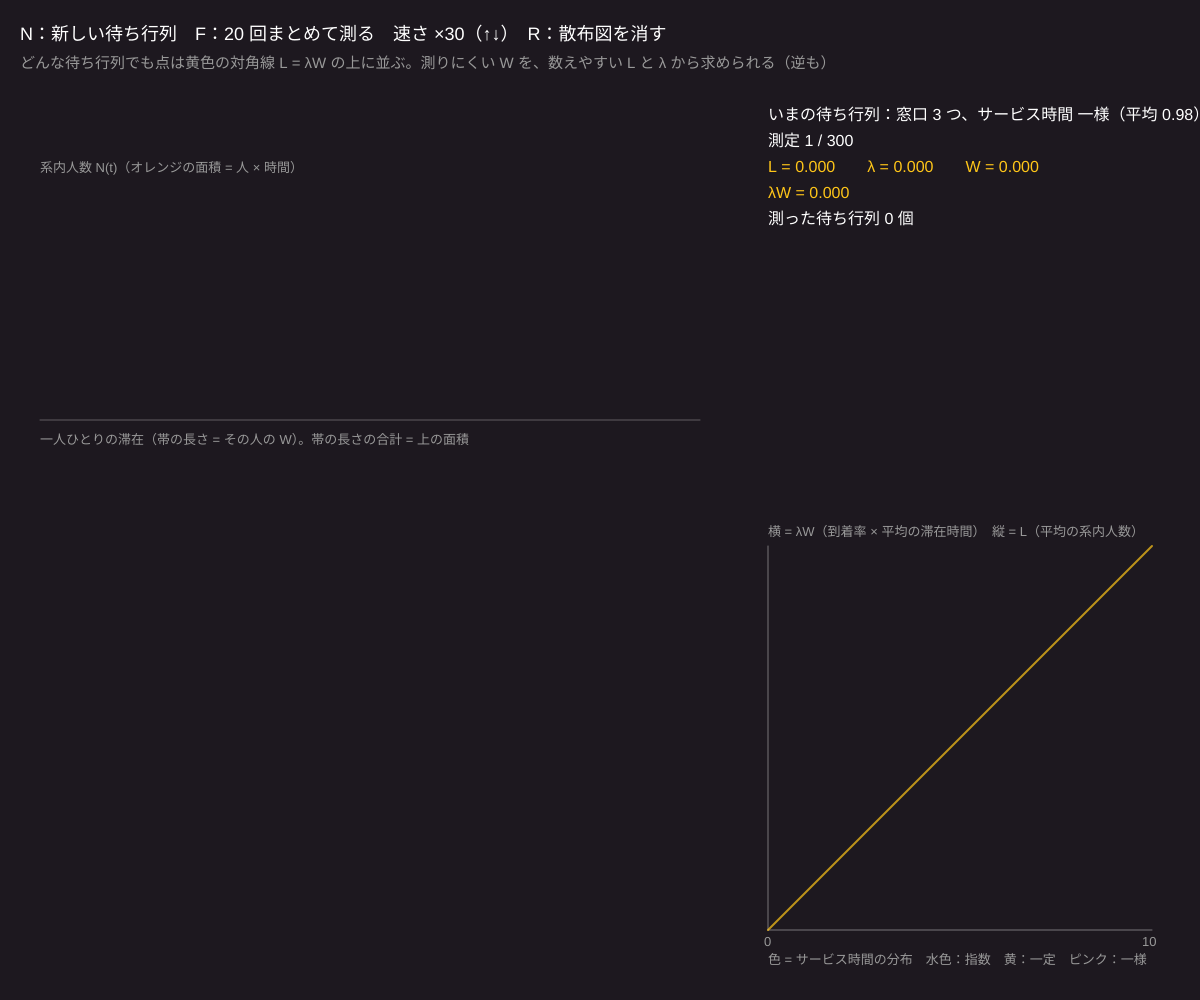
Frame 1 (no input)
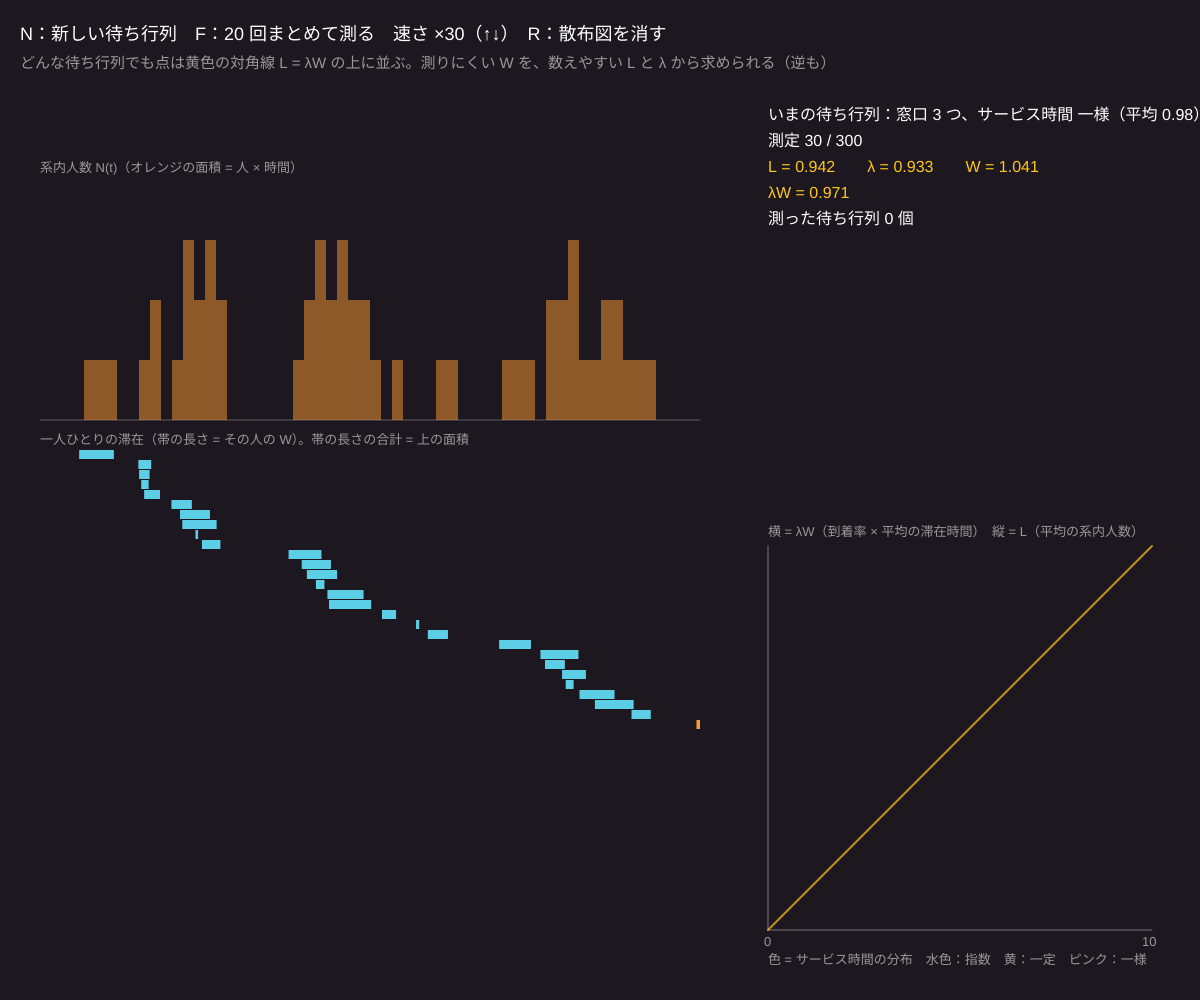
Frame 60 (no input)
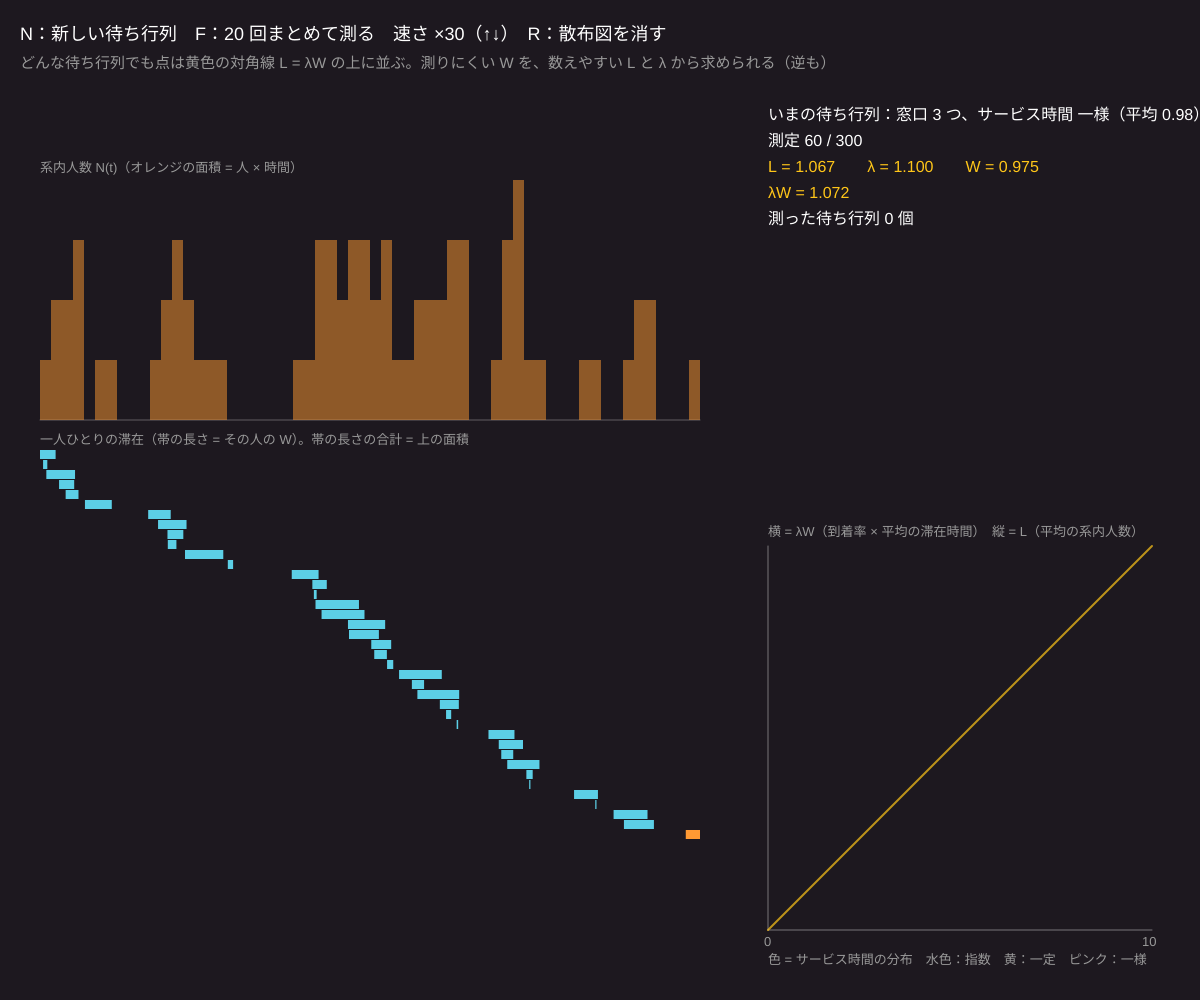
Frame 120 (the mouse pressed at the canvas centre since frame 60)

The p5.js sketch that drew these frames (run headless with seeded random() and noise() and a simulated clock; from frame 60 on, the mouse is pressed at the canvas centre):

// p5.js sketch
// ── sketch.js
// ============================================
// 04 リトルの法則 L = λW
// どんな待ち行列でも「平均の系内人数 L = 到着率 λ × 平均の滞在時間 W」が成り立つ
//   窓口の数・サービス時間の分布・並び方に関係なし。下の「滞在の帯」の面積 = N(t) のグラフの面積 だから
//   毎回ちがう待ち行列をつくって L と λW を測り、右の散布図に打っていく
// N = 新しい待ち行列 / F = 20 回まとめて測る / ↑↓ = 時間の速さ / R = 散布図を消す
// ============================================

let runT = 300;            // ★ 1 回の測定の長さ
let speed = 30;            // ★ 1 秒で進む時間
let showSpan = 30;         // 下の帯に表示する時間
let cfg, sim, pts = [];
let distNames = ['指数', '一定', '一様'];

function setup() {
  createCanvas(windowWidth, windowHeight);
  colorMode(HSB, 360, 100, 100, 100);
  newRun();
}

// ★ でたらめな待ち行列を 1 つつくる
function newRun() {
  let c = floor(random(1, 4));
  let rho = random(0.3, 0.92);
  cfg = { c, dist: floor(random(3)), mu: random(0.5, 2) };
  cfg.lam = rho * c * cfg.mu;
  sim = { t: 0, nextArr: expRand(cfg.lam), desk: new Array(c).fill(null), q: [], area: 0, nArr: 0, nDone: 0, sumW: 0, stays: [], rec: [] };
}
function serviceTime() {
  let m = 1 / cfg.mu;
  if (cfg.dist === 0) return expRand(cfg.mu);
  if (cfg.dist === 1) return m;
  return random(0, 2 * m);
}
function nIn() { let n = sim.q.length; for (let d of sim.desk) if (d) n++; return n; }

function advance(tEnd) {
  while (true) {
    let tD = Infinity, di = -1;
    for (let i = 0; i < cfg.c; i++) if (sim.desk[i] && sim.desk[i].end < tD) { tD = sim.desk[i].end; di = i; }
    let tn = min(sim.nextArr, tD);
    if (tn > tEnd) break;
    sim.area += nIn() * (tn - sim.t); sim.t = tn;
    if (sim.nextArr <= tD) {
      let p = { arr: sim.t, end: 0, dep: -1 };
      sim.q.push(p); sim.stays.push(p); sim.nArr++;
      sim.nextArr = sim.t + expRand(cfg.lam);
    } else {
      let p = sim.desk[di]; p.dep = sim.t; sim.desk[di] = null; sim.nDone++; sim.sumW += p.dep - p.arr;
    }
    for (let i = 0; i < cfg.c; i++) if (!sim.desk[i] && sim.q.length) { let p = sim.q.shift(); p.end = sim.t + serviceTime(); sim.desk[i] = p; }
  }
  sim.area += nIn() * (tEnd - sim.t); sim.t = tEnd;
  while (sim.stays.length && sim.stays[0].dep >= 0 && sim.stays[0].dep < sim.t - showSpan) sim.stays.shift();
}
function finishRun() {
  let L = sim.area / sim.t, lamHat = sim.nArr / sim.t, W = sim.sumW / max(sim.nDone, 1);
  pts.push({ L, lw: lamHat * W, hue: [190, 45, 320][cfg.dist] });
  if (pts.length > 400) pts.shift();
  newRun();
}

function draw() {
  background(280, 20, 12);
  if (sim.t >= runT) finishRun();     // 次の待ち行列へ（描く前の rec が空にならないよう、ここで切り替える）
  let target = min(runT, sim.t + speed / 60);
  advance(target);
  sim.rec.push({ t: sim.t, n: nIn() });
  while (sim.rec.length && sim.rec[0].t < sim.t - showSpan) sim.rec.shift();

  // ---- 左上：N(t)
  let gx = 40, gw = width * 0.55, gy = height * 0.42, gh = height * 0.24;
  let X = (t) => gx + (t - (sim.t - showSpan)) / showSpan * gw;
  let top = 4; for (let r of sim.rec) top = max(top, r.n);
  stroke(0, 0, 100, 30); strokeWeight(1); line(gx, gy, gx + gw, gy);
  noStroke(); fill(30, 80, 100, 50);
  beginShape(); vertex(X(sim.rec[0].t), gy);
  for (let i = 0; i < sim.rec.length; i++) { let r = sim.rec[i]; vertex(X(r.t), gy - r.n / top * gh); if (i + 1 < sim.rec.length) vertex(X(sim.rec[i + 1].t), gy - r.n / top * gh); }
  vertex(X(sim.t), gy); endShape(CLOSE);
  fill(0, 0, 60); textSize(13); text('系内人数 N(t)（オレンジの面積 = 人 × 時間）', gx, gy - gh - 8);

  // ---- 左下：一人ひとりの滞在の帯（到着 → 退出）
  let by = gy + 30, bh = height - by - 40, rowH = max(3, min(10, bh / max(sim.stays.length, 1)));
  for (let i = 0; i < sim.stays.length; i++) {
    let p = sim.stays[i], a = max(p.arr, sim.t - showSpan), e = p.dep >= 0 ? p.dep : sim.t;
    let y = by + (i * rowH) % bh;
    fill(p.dep >= 0 ? color(190, 60, 90) : color(30, 80, 100)); rect(X(a), y, max(1, X(e) - X(a)), rowH - 1);
  }
  fill(0, 0, 60); textSize(13); text('一人ひとりの滞在（帯の長さ = その人の W）。帯の長さの合計 = 上の面積', gx, by - 6);

  // ---- 右：散布図 L vs λW
  let px = width * 0.64, py = height - 70, ps = min(width * 0.32, height - 320);
  let vmax = 10;
  stroke(0, 0, 100, 40); strokeWeight(1); line(px, py, px + ps, py); line(px, py, px, py - ps);
  stroke(45, 90, 100, 70); strokeWeight(2); line(px, py, px + ps, py - ps);
  noStroke();
  for (let p of pts) { fill(p.hue, 70, 100, 80); circle(px + min(p.lw, vmax) / vmax * ps, py - min(p.L, vmax) / vmax * ps, 9); }
  fill(0, 0, 60); textSize(13);
  text('横 = λW（到着率 × 平均の滞在時間）　縦 = L（平均の系内人数）', px, py - ps - 10);
  text('0', px - 4, py + 16); text('' + vmax, px + ps - 10, py + 16);
  text('色 = サービス時間の分布　水色：指数　黄：一定　ピンク：一様', px, py + 34);

  // ---- 今の待ち行列
  let L = sim.area / max(sim.t, 1e-9), lamHat = sim.nArr / max(sim.t, 1e-9), W = sim.sumW / max(sim.nDone, 1);
  fill(0, 0, 100); textSize(16);
  let tx = px, ty = 120;
  text('いまの待ち行列：窓口 ' + cfg.c + ' つ、サービス時間 ' + distNames[cfg.dist] + '（平均 ' + nf(1 / cfg.mu, 1, 2) + '）', tx, ty);
  text('測定 ' + nf(sim.t, 1, 0) + ' / ' + runT, tx, ty + 26);
  fill(45, 90, 100);
  text('L = ' + nf(L, 1, 3) + '　　λ = ' + nf(lamHat, 1, 3) + '　　W = ' + nf(W, 1, 3), tx, ty + 52);
  text('λW = ' + nf(lamHat * W, 1, 3), tx, ty + 78);
  fill(0, 0, 100); text('測った待ち行列 ' + pts.length + ' 個', tx, ty + 104);

  fill(0, 0, 100); textSize(18);
  text('N：新しい待ち行列　F：20 回まとめて測る　速さ ×' + speed + '（↑↓）　R：散布図を消す', 20, 40);
  fill(0, 0, 60); textSize(15);
  text('どんな待ち行列でも点は黄色の対角線 L = λW の上に並ぶ。測りにくい W を、数えやすい L と λ から求められる（逆も）', 20, 68);
}

function keyPressed() {
  if (key === 'n' || key === 'N') newRun();
  if (key === 'f' || key === 'F') for (let k = 0; k < 20; k++) { advance(runT); finishRun(); }
  if (key === UP_ARROW) speed = min(600, speed * 2);
  if (key === DOWN_ARROW) speed = max(2, speed / 2);
  if (key === 'r' || key === 'R') pts = [];
}

// ---------- やってみよう ----------
// 1. F を何回か押す。点が対角線から外れるのはどんなとき？（runT を 50 にすると？）
// 2. ラーメン屋に平均 6 人並んでいて、1 分に 2 人来る。平均何分待つ？（W = L/λ）
// 3. serviceTime の分布を変えても対角線から外れないことを確かめる（例：random(0, 4 * m) * random()）
// 4. 大学の在籍者 4000 人、毎年 1000 人入学。平均の在籍年数は？ リトルの法則は「流れ」があればどこでも使える

// ==================================================
// ここから下は「道具」
// ==================================================
function expRand(rate) { return -Math.log(1 - Math.random()) / rate; }
